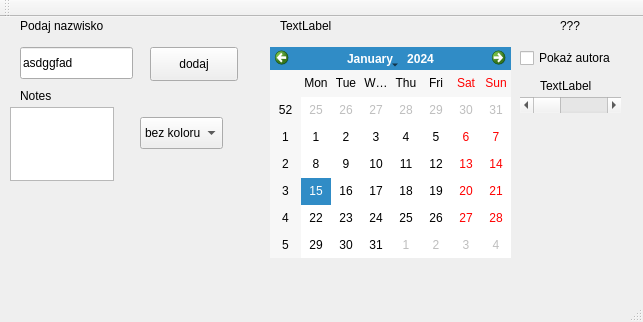
<?xml version="1.0" encoding="UTF-8"?>
<ui version="4.0">
 <class>MainWindow</class>
 <widget class="QMainWindow" name="MainWindow">
  <property name="geometry">
   <rect>
    <x>0</x>
    <y>0</y>
    <width>643</width>
    <height>322</height>
   </rect>
  </property>
  <property name="windowTitle">
   <string>MainWindow</string>
  </property>
  <widget class="QWidget" name="centralWidget">
   <widget class="QCheckBox" name="checkBox">
    <property name="geometry">
     <rect>
      <x>520</x>
      <y>30</y>
      <width>111</width>
      <height>22</height>
     </rect>
    </property>
    <property name="text">
     <string>Pokaż autora</string>
    </property>
   </widget>
   <widget class="QLabel" name="label">
    <property name="geometry">
     <rect>
      <x>560</x>
      <y>0</y>
      <width>71</width>
      <height>18</height>
     </rect>
    </property>
    <property name="text">
     <string>???</string>
    </property>
   </widget>
   <widget class="QCalendarWidget" name="calendarWidget">
    <property name="geometry">
     <rect>
      <x>270</x>
      <y>30</y>
      <width>241</width>
      <height>211</height>
     </rect>
    </property>
   </widget>
   <widget class="QLabel" name="label2">
    <property name="geometry">
     <rect>
      <x>280</x>
      <y>0</y>
      <width>231</width>
      <height>18</height>
     </rect>
    </property>
    <property name="text">
     <string>TextLabel</string>
    </property>
   </widget>
   <widget class="QScrollBar" name="horizontalScrollBar">
    <property name="geometry">
     <rect>
      <x>520</x>
      <y>80</y>
      <width>101</width>
      <height>16</height>
     </rect>
    </property>
    <property name="orientation">
     <enum>Qt::Horizontal</enum>
    </property>
   </widget>
   <widget class="QLabel" name="label_2">
    <property name="geometry">
     <rect>
      <x>540</x>
      <y>60</y>
      <width>59</width>
      <height>18</height>
     </rect>
    </property>
    <property name="text">
     <string>TextLabel</string>
    </property>
   </widget>
   <widget class="QLineEdit" name="lineEdit">
    <property name="geometry">
     <rect>
      <x>20</x>
      <y>30</y>
      <width>113</width>
      <height>32</height>
     </rect>
    </property>
    <property name="text">
     <string>asdggfad</string>
    </property>
   </widget>
   <widget class="QTextEdit" name="textEdit">
    <property name="geometry">
     <rect>
      <x>10</x>
      <y>90</y>
      <width>104</width>
      <height>74</height>
     </rect>
    </property>
    <property name="styleSheet">
     <string notr="true"/>
    </property>
    <property name="html">
     <string>&lt;!DOCTYPE HTML PUBLIC &quot;-//W3C//DTD HTML 4.0//EN&quot; &quot;http://www.w3.org/TR/REC-html40/strict.dtd&quot;&gt;
&lt;html&gt;&lt;head&gt;&lt;meta name=&quot;qrichtext&quot; content=&quot;1&quot; /&gt;&lt;style type=&quot;text/css&quot;&gt;
p, li { white-space: pre-wrap; }
&lt;/style&gt;&lt;/head&gt;&lt;body style=&quot; font-family:'Noto Sans'; font-size:10pt; font-weight:400; font-style:normal;&quot;&gt;
&lt;p style=&quot;-qt-paragraph-type:empty; margin-top:0px; margin-bottom:0px; margin-left:0px; margin-right:0px; -qt-block-indent:0; text-indent:0px;&quot;&gt;&lt;br /&gt;&lt;/p&gt;&lt;/body&gt;&lt;/html&gt;</string>
    </property>
   </widget>
   <widget class="QLabel" name="label4">
    <property name="geometry">
     <rect>
      <x>20</x>
      <y>0</y>
      <width>121</width>
      <height>18</height>
     </rect>
    </property>
    <property name="text">
     <string>Podaj nazwisko</string>
    </property>
   </widget>
   <widget class="QPushButton" name="pushButton">
    <property name="geometry">
     <rect>
      <x>150</x>
      <y>30</y>
      <width>88</width>
      <height>34</height>
     </rect>
    </property>
    <property name="text">
     <string>dodaj</string>
    </property>
   </widget>
   <widget class="QComboBox" name="comboBox">
    <property name="geometry">
     <rect>
      <x>140</x>
      <y>100</y>
      <width>83</width>
      <height>32</height>
     </rect>
    </property>
    <item>
     <property name="text">
      <string>bez koloru</string>
     </property>
    </item>
    <item>
     <property name="text">
      <string>kolor</string>
     </property>
    </item>
   </widget>
   <widget class="QLabel" name="label_3">
    <property name="geometry">
     <rect>
      <x>20</x>
      <y>70</y>
      <width>59</width>
      <height>18</height>
     </rect>
    </property>
    <property name="text">
     <string>Notes</string>
    </property>
   </widget>
  </widget>
  <widget class="QMenuBar" name="menuBar">
   <property name="geometry">
    <rect>
     <x>0</x>
     <y>0</y>
     <width>643</width>
     <height>30</height>
    </rect>
   </property>
  </widget>
  <widget class="QToolBar" name="mainToolBar">
   <attribute name="toolBarArea">
    <enum>TopToolBarArea</enum>
   </attribute>
   <attribute name="toolBarBreak">
    <bool>false</bool>
   </attribute>
  </widget>
  <widget class="QStatusBar" name="statusBar"/>
 </widget>
 <layoutdefault spacing="6" margin="11"/>
 <resources/>
 <connections/>
</ui>
